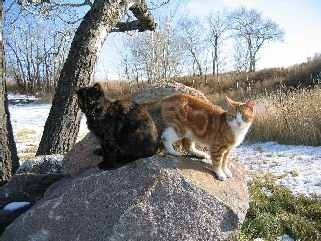
%> input picture DIP Task 6/two_cats.jpg, 321 x 241 px
$ octave lab061.m   (GNU Octave 9; MATLAB toolbox functions it lacks are replaced by stand-ins)
%> lines starting %> are read from the running program, lines starting %| are printed output that depends on the picture
clc;clear all;close all;

i = imread('two_cats.jpg');
%> i is the input picture: size 241x321x3 uint8; mean R, G, B 132.7, 133.7, 132
g = rgb2gray(i);
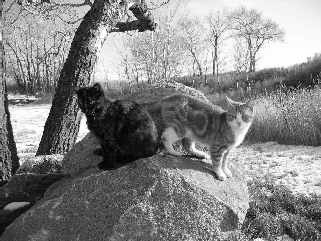
%> g: size 241x321 uint8; min 0, max 255, mean 133.2
%gx = edge(g,'sobel');
h = fspecial('sobel');
t = transpose(h);
horizon = imfilter(g,h,'replicate');
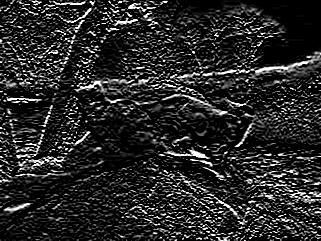
%> horizon: size 241x321 uint8; min 0, max 255, mean 40
vertical = imfilter(g,t,'replicate');
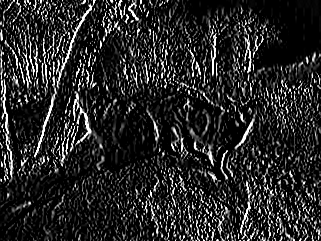
%> vertical: size 241x321 uint8; min 0, max 255, mean 39.2
comb = horizon+vertical;
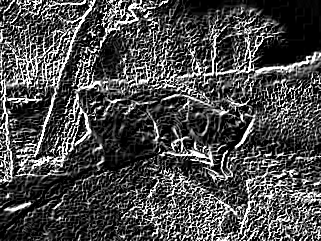
%> comb: size 241x321 uint8; min 0, max 255, mean 74.2
subplot(131),imshow(horizon),title('horizontal edge');
subplot(132),imshow(vertical),title('vertical edge');
subplot(133),imshow(comb),title('combined image');
